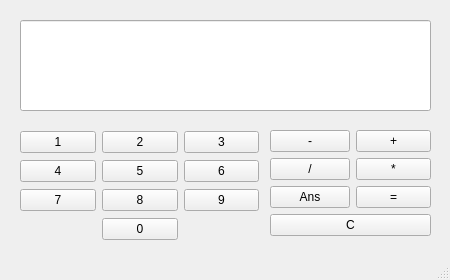
<?xml version="1.0" encoding="UTF-8"?>
<ui version="4.0">
 <class>MainWindow</class>
 <widget class="QMainWindow" name="MainWindow">
  <property name="geometry">
   <rect>
    <x>0</x>
    <y>0</y>
    <width>450</width>
    <height>280</height>
   </rect>
  </property>
  <property name="windowTitle">
   <string>MainWindow</string>
  </property>
  <widget class="QWidget" name="centralwidget">
   <widget class="QLineEdit" name="lineEdit">
    <property name="geometry">
     <rect>
      <x>20</x>
      <y>20</y>
      <width>411</width>
      <height>91</height>
     </rect>
    </property>
   </widget>
   <widget class="QWidget" name="formLayoutWidget">
    <property name="geometry">
     <rect>
      <x>270</x>
      <y>130</y>
      <width>161</width>
      <height>112</height>
     </rect>
    </property>
    <layout class="QFormLayout" name="formLayout">
     <item row="0" column="0">
      <widget class="QPushButton" name="pushButton_5">
       <property name="text">
        <string>-</string>
       </property>
      </widget>
     </item>
     <item row="1" column="0">
      <widget class="QPushButton" name="pushButton_3">
       <property name="text">
        <string>/</string>
       </property>
      </widget>
     </item>
     <item row="1" column="1">
      <widget class="QPushButton" name="pushButton_2">
       <property name="text">
        <string>*</string>
       </property>
      </widget>
     </item>
     <item row="2" column="0">
      <widget class="QPushButton" name="pushButton_4">
       <property name="text">
        <string>Ans</string>
       </property>
      </widget>
     </item>
     <item row="2" column="1">
      <widget class="QPushButton" name="pushButton_6">
       <property name="text">
        <string>=</string>
       </property>
      </widget>
     </item>
     <item row="3" column="0" colspan="2">
      <widget class="QPushButton" name="pushButton_7">
       <property name="text">
        <string>C</string>
       </property>
      </widget>
     </item>
     <item row="0" column="1">
      <widget class="QPushButton" name="pushButton">
       <property name="text">
        <string>+</string>
       </property>
      </widget>
     </item>
    </layout>
   </widget>
   <widget class="QWidget" name="gridLayoutWidget">
    <property name="geometry">
     <rect>
      <x>20</x>
      <y>130</y>
      <width>239</width>
      <height>112</height>
     </rect>
    </property>
    <layout class="QGridLayout" name="gridLayout">
     <item row="0" column="0">
      <widget class="QPushButton" name="pushButton_9">
       <property name="text">
        <string>1</string>
       </property>
      </widget>
     </item>
     <item row="1" column="2">
      <widget class="QPushButton" name="pushButton_14">
       <property name="text">
        <string>6</string>
       </property>
      </widget>
     </item>
     <item row="1" column="1">
      <widget class="QPushButton" name="pushButton_13">
       <property name="text">
        <string>5</string>
       </property>
      </widget>
     </item>
     <item row="2" column="2">
      <widget class="QPushButton" name="pushButton_16">
       <property name="text">
        <string>9</string>
       </property>
      </widget>
     </item>
     <item row="0" column="1">
      <widget class="QPushButton" name="pushButton_11">
       <property name="text">
        <string>2</string>
       </property>
      </widget>
     </item>
     <item row="2" column="1">
      <widget class="QPushButton" name="pushButton_15">
       <property name="text">
        <string>8</string>
       </property>
      </widget>
     </item>
     <item row="0" column="2">
      <widget class="QPushButton" name="pushButton_12">
       <property name="text">
        <string>3</string>
       </property>
      </widget>
     </item>
     <item row="1" column="0">
      <widget class="QPushButton" name="pushButton_8">
       <property name="text">
        <string>4</string>
       </property>
      </widget>
     </item>
     <item row="2" column="0">
      <widget class="QPushButton" name="pushButton_10">
       <property name="text">
        <string>7</string>
       </property>
      </widget>
     </item>
     <item row="3" column="1">
      <widget class="QPushButton" name="pushButton_17">
       <property name="text">
        <string>0</string>
       </property>
      </widget>
     </item>
    </layout>
   </widget>
  </widget>
  <widget class="QMenuBar" name="menubar">
   <property name="geometry">
    <rect>
     <x>0</x>
     <y>0</y>
     <width>450</width>
     <height>19</height>
    </rect>
   </property>
  </widget>
  <widget class="QStatusBar" name="statusbar"/>
 </widget>
 <resources/>
 <connections/>
</ui>
